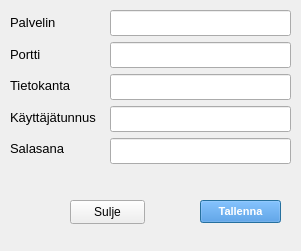
<?xml version="1.0" encoding="UTF-8"?>
<ui version="4.0">
 <class>Dialog</class>
 <widget class="QDialog" name="Dialog">
  <property name="geometry">
   <rect>
    <x>0</x>
    <y>0</y>
    <width>301</width>
    <height>251</height>
   </rect>
  </property>
  <property name="windowTitle">
   <string>Dialog</string>
  </property>
  <property name="windowIcon">
   <iconset theme="applications-development"/>
  </property>
  <widget class="QPushButton" name="saveSettingspushButton">
   <property name="geometry">
    <rect>
     <x>200</x>
     <y>200</y>
     <width>81</width>
     <height>23</height>
    </rect>
   </property>
   <property name="font">
    <font>
     <pointsize>8</pointsize>
     <bold>true</bold>
    </font>
   </property>
   <property name="cursor">
    <cursorShape>PointingHandCursor</cursorShape>
   </property>
   <property name="toolTip">
    <string>&lt;html&gt;&lt;head/&gt;&lt;body&gt;&lt;p&gt;&lt;span style=&quot; font-size:10pt;&quot;&gt;Tallentaa asetukset tiedostoon&lt;/span&gt;&lt;/p&gt;&lt;/body&gt;&lt;/html&gt;</string>
   </property>
   <property name="styleSheet">
    <string notr="true">background-color: rgb(57, 136, 220);
color: rgb(255, 255, 255);</string>
   </property>
   <property name="text">
    <string>Tallenna</string>
   </property>
  </widget>
  <widget class="QWidget" name="layoutWidget">
   <property name="geometry">
    <rect>
     <x>110</x>
     <y>10</y>
     <width>181</width>
     <height>156</height>
    </rect>
   </property>
   <layout class="QVBoxLayout" name="verticalLayout">
    <item>
     <widget class="QLineEdit" name="serverLineEdit">
      <property name="font">
       <font>
        <pointsize>11</pointsize>
       </font>
      </property>
      <property name="toolTip">
       <string>&lt;html&gt;&lt;head/&gt;&lt;body&gt;&lt;p&gt;&lt;span style=&quot; font-size:10pt;&quot;&gt;Palvelimen nimi tai IP-osoite&lt;/span&gt;&lt;/p&gt;&lt;/body&gt;&lt;/html&gt;</string>
      </property>
     </widget>
    </item>
    <item>
     <widget class="QLineEdit" name="portLineEdit">
      <property name="font">
       <font>
        <pointsize>11</pointsize>
       </font>
      </property>
      <property name="toolTip">
       <string>&lt;html&gt;&lt;head/&gt;&lt;body&gt;&lt;p&gt;&lt;span style=&quot; font-size:10pt;&quot;&gt;Palvelimen porttinumero&lt;/span&gt;&lt;/p&gt;&lt;/body&gt;&lt;/html&gt;</string>
      </property>
     </widget>
    </item>
    <item>
     <widget class="QLineEdit" name="databaseLineEdit">
      <property name="font">
       <font>
        <pointsize>11</pointsize>
       </font>
      </property>
      <property name="toolTip">
       <string>&lt;html&gt;&lt;head/&gt;&lt;body&gt;&lt;p&gt;&lt;span style=&quot; font-size:10pt;&quot;&gt;Tietokannan nimi&lt;/span&gt;&lt;/p&gt;&lt;/body&gt;&lt;/html&gt;</string>
      </property>
     </widget>
    </item>
    <item>
     <widget class="QLineEdit" name="userLineEdit">
      <property name="font">
       <font>
        <pointsize>11</pointsize>
       </font>
      </property>
      <property name="toolTip">
       <string>&lt;html&gt;&lt;head/&gt;&lt;body&gt;&lt;p&gt;&lt;span style=&quot; font-size:10pt;&quot;&gt;Sovelluksen käyttäjätunnus&lt;/span&gt;&lt;/p&gt;&lt;/body&gt;&lt;/html&gt;</string>
      </property>
     </widget>
    </item>
    <item>
     <widget class="QLineEdit" name="paswordLineEdit">
      <property name="font">
       <font>
        <pointsize>11</pointsize>
       </font>
      </property>
      <property name="toolTip">
       <string>&lt;html&gt;&lt;head/&gt;&lt;body&gt;&lt;p&gt;&lt;span style=&quot; font-size:10pt;&quot;&gt;Sovelluksen käyttäjätunnus&lt;/span&gt;&lt;/p&gt;&lt;/body&gt;&lt;/html&gt;</string>
      </property>
      <property name="echoMode">
       <enum>QLineEdit::EchoMode::PasswordEchoOnEdit</enum>
      </property>
     </widget>
    </item>
   </layout>
  </widget>
  <widget class="QWidget" name="layoutWidget_2">
   <property name="geometry">
    <rect>
     <x>10</x>
     <y>10</y>
     <width>86</width>
     <height>151</height>
    </rect>
   </property>
   <layout class="QVBoxLayout" name="verticalLayout_2">
    <item>
     <widget class="QLabel" name="ServerLabel">
      <property name="font">
       <font>
        <pointsize>10</pointsize>
       </font>
      </property>
      <property name="text">
       <string>Palvelin</string>
      </property>
     </widget>
    </item>
    <item>
     <widget class="QLabel" name="portLabel">
      <property name="font">
       <font>
        <pointsize>10</pointsize>
       </font>
      </property>
      <property name="text">
       <string>Portti</string>
      </property>
     </widget>
    </item>
    <item>
     <widget class="QLabel" name="databaseLabel">
      <property name="font">
       <font>
        <pointsize>10</pointsize>
       </font>
      </property>
      <property name="text">
       <string>Tietokanta</string>
      </property>
     </widget>
    </item>
    <item>
     <widget class="QLabel" name="userLabel">
      <property name="font">
       <font>
        <pointsize>10</pointsize>
       </font>
      </property>
      <property name="text">
       <string>Käyttäjätunnus</string>
      </property>
     </widget>
    </item>
    <item>
     <widget class="QLabel" name="paswordLabel">
      <property name="font">
       <font>
        <pointsize>10</pointsize>
       </font>
      </property>
      <property name="text">
       <string>Salasana</string>
      </property>
     </widget>
    </item>
   </layout>
  </widget>
  <widget class="QPushButton" name="closePushButton">
   <property name="geometry">
    <rect>
     <x>70</x>
     <y>200</y>
     <width>75</width>
     <height>24</height>
    </rect>
   </property>
   <property name="text">
    <string>Sulje</string>
   </property>
  </widget>
 </widget>
 <resources/>
 <connections/>
</ui>
